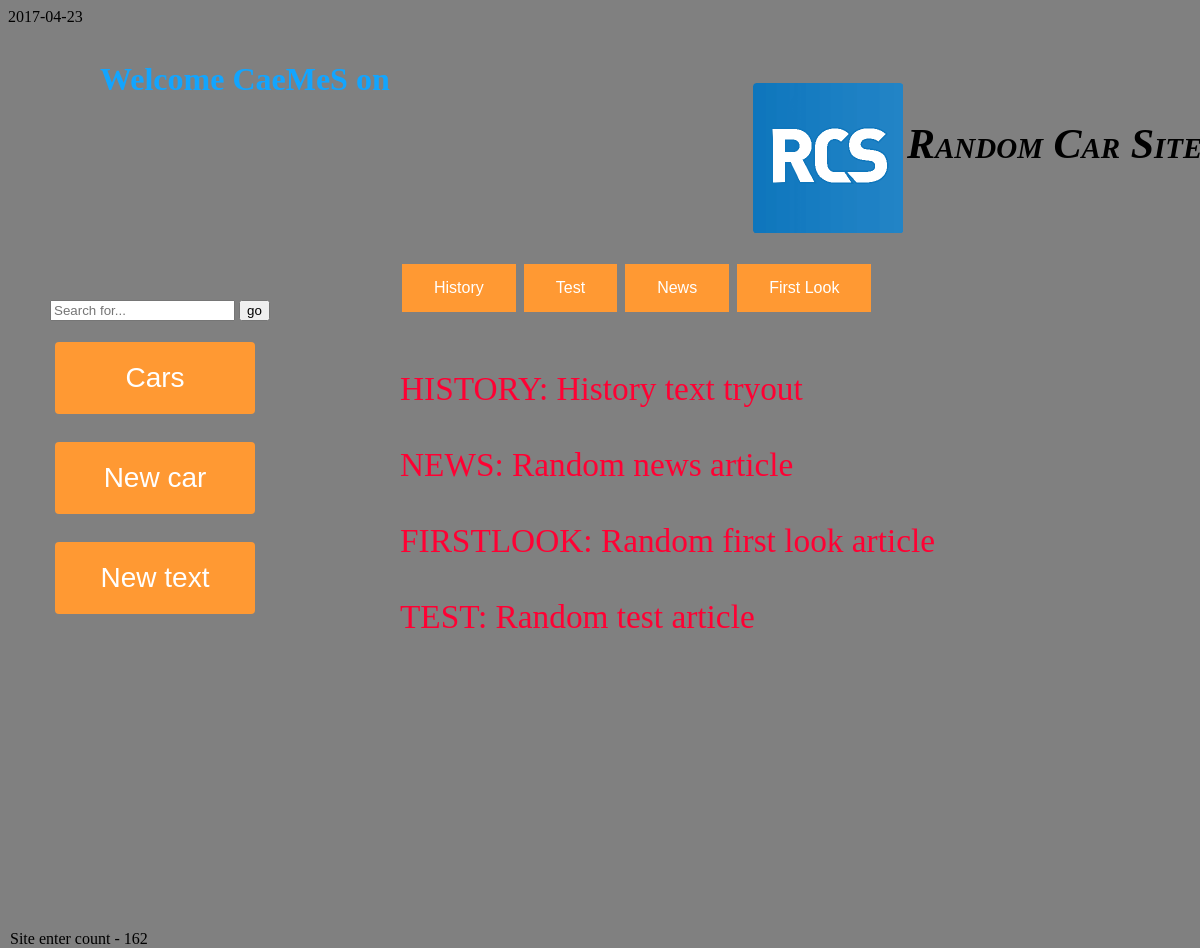
Screenshot of /maintexts.php (signed in) with the database file from the repository.
### tables this page shows
CREATE TABLE `tekst` (
  `id_tekstu` int(5) NOT NULL AUTO_INCREMENT,
  `data_publikacji` timestamp NOT NULL DEFAULT CURRENT_TIMESTAMP ON UPDATE CURRENT_TIMESTAMP,
  `temat` varchar(50) NOT NULL,
  `kategoria` enum('HISTORY','FIRSTLOOK','TEST','NEWS') NOT NULL,
  `intro` varchar(291) NOT NULL,
  `tresc` varchar(5820) NOT NULL,
  `id_tworcy` int(5) NOT NULL,
  PRIMARY KEY (`id_tekstu`),
  KEY `text-user` (`id_tworcy`),
  CONSTRAINT `text-user` FOREIGN KEY (`id_tworcy`) REFERENCES `user` (`id_user`) ON DELETE CASCADE ON UPDATE CASCADE
);

### maintexts.php (the view, shortened to what this page needs)
<?php
    include('verify.php');
?>
<!DOCTYPE html>
<html>
    <head>
    </head>
    <body bgcolor="grey" text="black" vlink="#FF9933" link="#FF0033">
        <div>
        <div style="position: absolute; top: 40; left: 100; width: 400px; text-align:left;">
            <h1 style="color: #12A5FF">Welcome <?php echo htmlspecialchars($login_session); ?> on </h1>
        </div>
            <div style="position: absolute; top: 80; left: 750; width: 1200px; text-align:left;">
                <table>
                    <tr>
                        <td> <img src="RCS.png" style="width:150px;height:150px;"> </td>
                        <td> <h1 class="lol"> Random Car Site </h1> </td>
                    </tr>
                </table>
        </div>
        <div style="position: absolute; top: 300; left: 50; width: 400px; text-align:left;">
            <form class="form-wrapper" name="form" method=post action="">
                <input type="text" name="szukaj" placeholder="Search for..." required>
                <input type="submit" value="go" id="submit">
            </form>
            <button class="button" onclick="location.href='http://localhost/RCS/maincars.php'" type="button" style="vertical-align:middle"><span>Cars</span></button> <br> <br>
            <button class="button" onclick="location.href='http://localhost/RCS/addcar.php'" type="button" style="vertical-align:middle"><span>New car</span></button> <br> <br>
            <button class="button" onclick="location.href='http://localhost/RCS/addtext.php'" type="button" style="vertical-align:middle"><span>New text</span></button> <br> <br>
        </div>
        <div style="position: absolute; top: 260; left: 400; width: 1000px; text-align:left;">
            <button class="buttonshadow buttonsha" onclick="location.href='http://localhost/RCS/txthistory.php'" type="button">History</button>
            <button class="buttonshadow buttonsha" onclick="location.href='http://localhost/RCS/txttest.php'" type="button">Test</button>
            <button class="buttonshadow buttonsha" onclick="location.href='http://localhost/RCS/txtnews.php'" type="button">News</button>
            <button class="buttonshadow buttonsha" onclick="location.href='http://localhost/RCS/txtfl.php'" type="button">First Look</button> <br> <br> <br> <br>
           <?php
            if($_SERVER["REQUEST_METHOD"] == "POST")
                {
                    $szukaj = mysqli_real_escape_string($link, $_POST['szukaj']);
                    $txt ="select id_tekstu, temat, kategoria from TEKST where temat like '%$szukaj%' order by data_publikacji desc";
                    ?>
                    <p style="font-size: 20px; color: black;"> Search for: <i> <?php echo htmlspecialchars("$szukaj "); ?> </i>
                    <button style="color: #FF0033" onclick="location.href='http://localhost/RCS/maintexts.php'" type="button">X</button> </p>  <br> <br>
                    <?php
                }
                else
                {
                    $txt ="select id_tekstu, temat, kategoria from TEKST order by data_publikacji desc";
                }
                    $result = mysqli_query($link, $txt);
                    while($row = mysqli_fetch_array($result, MYSQLI_ASSOC))
                    {
	                       $idtxt=$row['id_tekstu'];
	                       $temat=$row['temat'];
                           $kat=$row['kategoria'];
                    ?>
                    <div style="font-size: 25pt;">
                        <a style="text-decoration: none" href = "text.php?id=<?php echo $idtxt; ?>" > <?php echo $kat; echo htmlspecialchars(": $temat"); ?> </a> <br> <br>
                    </div>
                    <?php
                        }
                    ?>
        </div>
        <div style="position: absolute; top: 930; left: 10; width: 300px; text-align:left;">
            <?php
                $result = mysqli_query($link, "SELECT * FROM LOGIN_DETAILS");
                $num_rows = mysqli_num_rows($result);
                echo "Site enter count - $num_rows";
            ?>
        </div>
        </div>
    </body>
</html>

### maintexts.php (style rules this page uses)
.button { display: inline-block; border-radius: 4px; background-color: #FF9933; border: none; color: #FFFFFF; text-align: center; font-size: 28px; padding: 20px; width: 200px; transition: all 0.5s; cursor: pointer; margin: 5px; }
.button span { cursor: pointer; display: inline-block; position: relative; transition: 0.5s; }
.button span:after { content: '\00bb'; position: absolute; opacity: 0; top: 0; right: -20px; transition: 0.5s; }
.buttonshadow { background-color: #FF9933; border: none; color: white; padding: 15px 32px; text-align: center; text-decoration: none; display: inline-block; font-size: 16px; margin: 4px 2px; cursor: pointer; -webkit-transition-duration: 0.4s; transition-duration: 0.4s; }
.lol { font-family: Copperplate, "Copperplate Gothic Light", fantasy; font-size: 42px; font-style: italic; font-variant: small-caps; font-weight: bold; line-height: 44px; color: black; }

### rows the page displays
tekst: kategoria "HISTORY", temat ": History text tryout"
tekst: kategoria "NEWS", temat ": Random news article"
tekst: kategoria "FIRSTLOOK", temat ": Random first look article"
tekst: kategoria "TEST", temat ": Random test article"

### other values shown
$num_rows "162"
